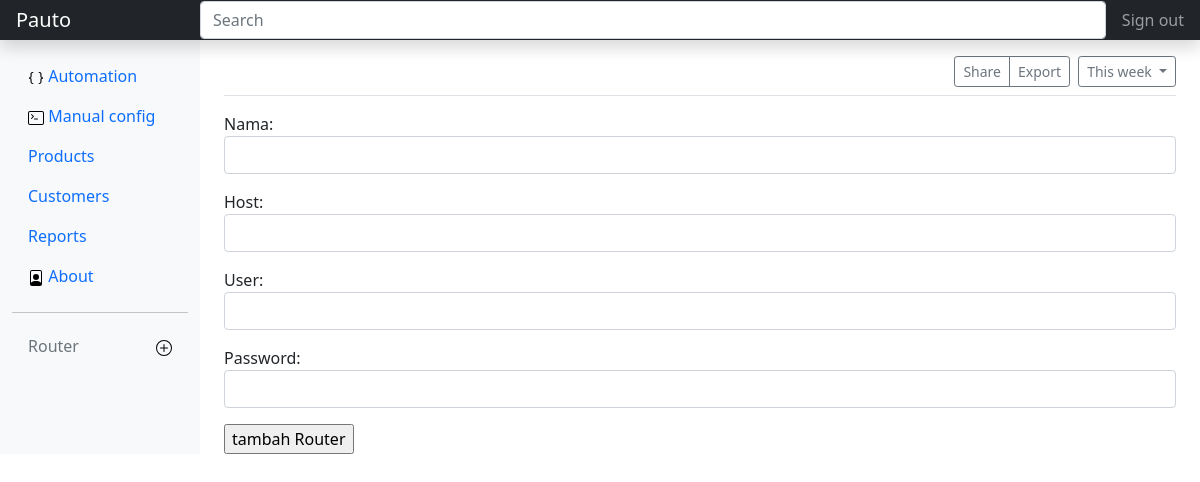
The app's page /addrouter (signed in), older data.
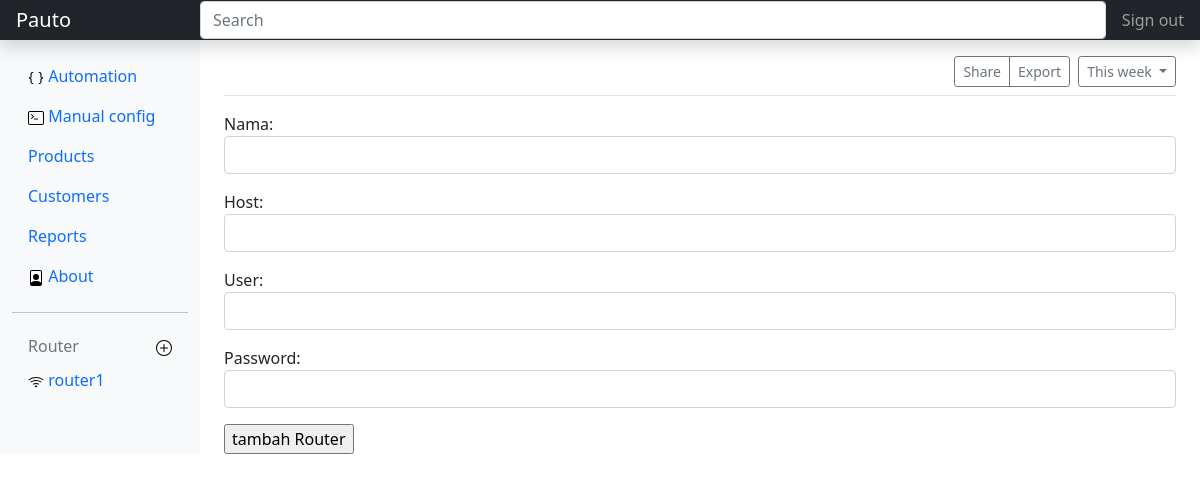
The same page, newer data.
### netauto/models.py (models this page shows, shortened)
class Routerm(models.Model):
    nama = models.CharField(max_length=50)
    host = models.CharField(max_length=50)
    user = models.CharField(max_length=30)
    password = models.CharField(max_length=50,blank=True)
    pub_date = models.DateField(auto_now=True)
    pass

### netauto/views.py (the view)
# urls.py: path('addrouter',views.addrouter, name='addrouter'),
@login_required(login_url=settings.LOGIN_URL)
def addrouter(request):
    router=Routerm.objects.all()
    form = RoutermForm
    context = {
        'formk' : form,
        'router': router
    }
    return render(request, "addrouter.html", context)
    pass

### netauto/templates/addrouter.html (shortened to what this page needs)
{% extends 'base.html' %}
{% load static %}
{% block content %}
    <form action="{% url 'addr' %}" method="post">
        {{formk.as_p}}
        <input type="submit" value="tambah Router">
    </form>
{% endblock content %}
{% block router %}
   {% for router in router %}
        <li class="nav-item">
        <a class="nav-link" href="{% url 'router' router.id %}">
            <img src="{% static 'icons/wifi.svg' %}" alt="">
            {{router.nama}}
        </a>
    </li>
    {% endfor %}
{% endblock router %}

Row changes from the older to the newer data that the page shows:
added Routerm: nama "router1"
